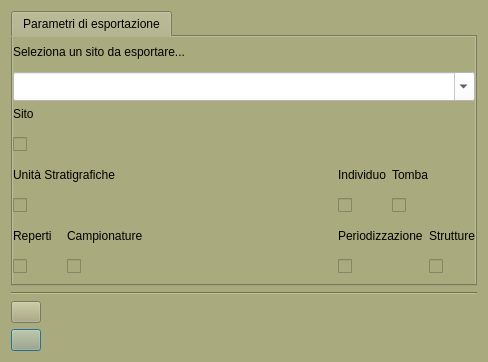
<?xml version="1.0" encoding="UTF-8"?>
<ui version="4.0">
 <class>Dialog_pdf_exp</class>
 <widget class="QDialog" name="Dialog_pdf_exp">
  <property name="windowModality">
   <enum>Qt::NonModal</enum>
  </property>
  <property name="enabled">
   <bool>true</bool>
  </property>
  <property name="geometry">
   <rect>
    <x>0</x>
    <y>0</y>
    <width>488</width>
    <height>362</height>
   </rect>
  </property>
  <property name="minimumSize">
   <size>
    <width>300</width>
    <height>279</height>
   </size>
  </property>
  <property name="maximumSize">
   <size>
    <width>488</width>
    <height>362</height>
   </size>
  </property>
  <property name="cursor">
   <cursorShape>PointingHandCursor</cursorShape>
  </property>
  <property name="windowTitle">
   <string>Impostazioni del sistema</string>
  </property>
  <property name="windowIcon">
   <iconset resource="../../resources/resources.qrc">
    <normaloff>:/icons/directoryExp.png</normaloff>:/icons/directoryExp.png</iconset>
  </property>
  <property name="styleSheet">
   <string notr="true">background-color: rgb(170, 170, 127);</string>
  </property>
  <layout class="QGridLayout" name="gridLayout_2">
   <item row="8" column="0">
    <widget class="QPushButton" name="pushButton_open_dir">
     <property name="maximumSize">
      <size>
       <width>30</width>
       <height>16777215</height>
      </size>
     </property>
     <property name="text">
      <string/>
     </property>
     <property name="icon">
      <iconset resource="../../resources/resources.qrc">
       <normaloff>:/icons/directoryExp.png</normaloff>:/icons/directoryExp.png</iconset>
     </property>
    </widget>
   </item>
   <item row="7" column="0">
    <widget class="QPushButton" name="pushButton_exp_pdf">
     <property name="maximumSize">
      <size>
       <width>30</width>
       <height>16777215</height>
      </size>
     </property>
     <property name="text">
      <string/>
     </property>
     <property name="icon">
      <iconset resource="../../resources/resources.qrc">
       <normaloff>:/icons/pdf-icon.png</normaloff>:/icons/pdf-icon.png</iconset>
     </property>
    </widget>
   </item>
   <item row="6" column="0">
    <widget class="Line" name="line">
     <property name="orientation">
      <enum>Qt::Horizontal</enum>
     </property>
    </widget>
   </item>
   <item row="5" column="0">
    <widget class="QTabWidget" name="tabWidget">
     <property name="sizePolicy">
      <sizepolicy hsizetype="Expanding" vsizetype="Expanding">
       <horstretch>200</horstretch>
       <verstretch>200</verstretch>
      </sizepolicy>
     </property>
     <property name="minimumSize">
      <size>
       <width>0</width>
       <height>275</height>
      </size>
     </property>
     <property name="maximumSize">
      <size>
       <width>16777215</width>
       <height>275</height>
      </size>
     </property>
     <property name="currentIndex">
      <number>0</number>
     </property>
     <widget class="QWidget" name="tab">
      <attribute name="title">
       <string>Parametri di esportazione</string>
      </attribute>
      <layout class="QGridLayout" name="gridLayout">
       <property name="leftMargin">
        <number>0</number>
       </property>
       <property name="topMargin">
        <number>0</number>
       </property>
       <property name="rightMargin">
        <number>0</number>
       </property>
       <property name="bottomMargin">
        <number>0</number>
       </property>
       <item row="0" column="0" colspan="4">
        <widget class="QLabel" name="label">
         <property name="text">
          <string>Seleziona un sito da esportare...</string>
         </property>
        </widget>
       </item>
       <item row="1" column="0" colspan="7">
        <widget class="QComboBox" name="comboBox_sito">
         <property name="enabled">
          <bool>true</bool>
         </property>
         <property name="sizePolicy">
          <sizepolicy hsizetype="Preferred" vsizetype="Preferred">
           <horstretch>0</horstretch>
           <verstretch>0</verstretch>
          </sizepolicy>
         </property>
         <property name="minimumSize">
          <size>
           <width>450</width>
           <height>20</height>
          </size>
         </property>
         <property name="mouseTracking">
          <bool>false</bool>
         </property>
         <property name="contextMenuPolicy">
          <enum>Qt::DefaultContextMenu</enum>
         </property>
         <property name="acceptDrops">
          <bool>false</bool>
         </property>
         <property name="styleSheet">
          <string notr="true">background-color: rgb(255, 255, 255);</string>
         </property>
         <property name="editable">
          <bool>true</bool>
         </property>
         <property name="duplicatesEnabled">
          <bool>false</bool>
         </property>
         <property name="frame">
          <bool>true</bool>
         </property>
        </widget>
       </item>
       <item row="2" column="0">
        <layout class="QVBoxLayout" name="verticalLayout">
         <item>
          <widget class="QLabel" name="label_2">
           <property name="text">
            <string>Sito</string>
           </property>
          </widget>
         </item>
         <item>
          <widget class="QCheckBox" name="checkBox_site">
           <property name="enabled">
            <bool>false</bool>
           </property>
           <property name="minimumSize">
            <size>
             <width>0</width>
             <height>35</height>
            </size>
           </property>
           <property name="toolTip">
            <string>Scheda US</string>
           </property>
           <property name="text">
            <string/>
           </property>
           <property name="icon">
            <iconset resource="../../resources/resources.qrc">
             <normaloff>:/icons/iconSite.png</normaloff>:/icons/iconSite.png</iconset>
           </property>
           <property name="iconSize">
            <size>
             <width>30</width>
             <height>30</height>
            </size>
           </property>
          </widget>
         </item>
        </layout>
       </item>
       <item row="2" column="1" colspan="6">
        <spacer name="horizontalSpacer_3">
         <property name="orientation">
          <enum>Qt::Horizontal</enum>
         </property>
         <property name="sizeHint" stdset="0">
          <size>
           <width>378</width>
           <height>20</height>
          </size>
         </property>
        </spacer>
       </item>
       <item row="3" column="0" colspan="2">
        <layout class="QVBoxLayout" name="verticalLayout_2">
         <item>
          <widget class="QLabel" name="label_3">
           <property name="text">
            <string>Unità Stratigrafiche</string>
           </property>
          </widget>
         </item>
         <item>
          <widget class="QCheckBox" name="checkBox_US">
           <property name="minimumSize">
            <size>
             <width>0</width>
             <height>35</height>
            </size>
           </property>
           <property name="toolTip">
            <string>Scheda US</string>
           </property>
           <property name="text">
            <string/>
           </property>
           <property name="icon">
            <iconset>
             <normaloff>:/icons/iconPAI.png</normaloff>:/icons/iconPAI.png</iconset>
           </property>
           <property name="iconSize">
            <size>
             <width>30</width>
             <height>30</height>
            </size>
           </property>
          </widget>
         </item>
        </layout>
       </item>
       <item row="3" column="2" colspan="2">
        <spacer name="horizontalSpacer_2">
         <property name="orientation">
          <enum>Qt::Horizontal</enum>
         </property>
         <property name="sizeHint" stdset="0">
          <size>
           <width>194</width>
           <height>20</height>
          </size>
         </property>
        </spacer>
       </item>
       <item row="3" column="4">
        <layout class="QVBoxLayout" name="verticalLayout_3">
         <item>
          <widget class="QLabel" name="label_4">
           <property name="text">
            <string>Individuo</string>
           </property>
          </widget>
         </item>
         <item>
          <widget class="QCheckBox" name="checkBox_individui">
           <property name="minimumSize">
            <size>
             <width>0</width>
             <height>35</height>
            </size>
           </property>
           <property name="toolTip">
            <string>Individui</string>
           </property>
           <property name="text">
            <string/>
           </property>
           <property name="icon">
            <iconset resource="../../resources/resources.qrc">
             <normaloff>:/icons/iconIND.png</normaloff>:/icons/iconIND.png</iconset>
           </property>
           <property name="iconSize">
            <size>
             <width>30</width>
             <height>30</height>
            </size>
           </property>
          </widget>
         </item>
        </layout>
       </item>
       <item row="3" column="5" colspan="2">
        <layout class="QVBoxLayout" name="verticalLayout_6">
         <item>
          <widget class="QLabel" name="label_7">
           <property name="text">
            <string>Tomba</string>
           </property>
          </widget>
         </item>
         <item>
          <widget class="QCheckBox" name="checkBox_tomba">
           <property name="minimumSize">
            <size>
             <width>0</width>
             <height>35</height>
            </size>
           </property>
           <property name="toolTip">
            <string>Tomba</string>
           </property>
           <property name="text">
            <string/>
           </property>
           <property name="icon">
            <iconset resource="../../resources/resources.qrc">
             <normaloff>:/icons/iconGrave.png</normaloff>:/icons/iconGrave.png</iconset>
           </property>
           <property name="iconSize">
            <size>
             <width>30</width>
             <height>30</height>
            </size>
           </property>
           <property name="tristate">
            <bool>false</bool>
           </property>
          </widget>
         </item>
        </layout>
       </item>
       <item row="4" column="0">
        <layout class="QVBoxLayout" name="verticalLayout_4">
         <item>
          <widget class="QLabel" name="label_5">
           <property name="text">
            <string>Reperti</string>
           </property>
          </widget>
         </item>
         <item>
          <widget class="QCheckBox" name="checkBox_reperti">
           <property name="minimumSize">
            <size>
             <width>0</width>
             <height>35</height>
            </size>
           </property>
           <property name="toolTip">
            <string>Inventario Materiali</string>
           </property>
           <property name="text">
            <string/>
           </property>
           <property name="icon">
            <iconset resource="../../resources/resources.qrc">
             <normaloff>:/icons/finds.png</normaloff>:/icons/finds.png</iconset>
           </property>
           <property name="iconSize">
            <size>
             <width>30</width>
             <height>30</height>
            </size>
           </property>
          </widget>
         </item>
        </layout>
       </item>
       <item row="4" column="1" colspan="2">
        <layout class="QVBoxLayout" name="verticalLayout_5">
         <item>
          <widget class="QLabel" name="label_6">
           <property name="text">
            <string>Campionature</string>
           </property>
          </widget>
         </item>
         <item>
          <widget class="QCheckBox" name="checkBox_campioni">
           <property name="minimumSize">
            <size>
             <width>0</width>
             <height>35</height>
            </size>
           </property>
           <property name="toolTip">
            <string>Tomba</string>
           </property>
           <property name="text">
            <string/>
           </property>
           <property name="icon">
            <iconset resource="../../resources/resources.qrc">
             <normaloff>:/icons/champion.png</normaloff>:/icons/champion.png</iconset>
           </property>
           <property name="iconSize">
            <size>
             <width>30</width>
             <height>30</height>
            </size>
           </property>
           <property name="tristate">
            <bool>false</bool>
           </property>
          </widget>
         </item>
        </layout>
       </item>
       <item row="4" column="3">
        <spacer name="horizontalSpacer">
         <property name="orientation">
          <enum>Qt::Horizontal</enum>
         </property>
         <property name="sizeHint" stdset="0">
          <size>
           <width>157</width>
           <height>20</height>
          </size>
         </property>
        </spacer>
       </item>
       <item row="4" column="4" colspan="2">
        <layout class="QVBoxLayout" name="verticalLayout_8">
         <item>
          <widget class="QLabel" name="label_9">
           <property name="text">
            <string>Periodizzazione</string>
           </property>
          </widget>
         </item>
         <item>
          <widget class="QCheckBox" name="checkBox_periodo">
           <property name="minimumSize">
            <size>
             <width>0</width>
             <height>35</height>
            </size>
           </property>
           <property name="toolTip">
            <string>Periodizzazione</string>
           </property>
           <property name="text">
            <string/>
           </property>
           <property name="icon">
            <iconset resource="../../resources/resources.qrc">
             <normaloff>:/icons/iconPER.png</normaloff>:/icons/iconPER.png</iconset>
           </property>
           <property name="iconSize">
            <size>
             <width>30</width>
             <height>30</height>
            </size>
           </property>
          </widget>
         </item>
        </layout>
       </item>
       <item row="4" column="6">
        <layout class="QVBoxLayout" name="verticalLayout_7">
         <item>
          <widget class="QLabel" name="label_8">
           <property name="text">
            <string>Strutture</string>
           </property>
          </widget>
         </item>
         <item>
          <widget class="QCheckBox" name="checkBox_struttura">
           <property name="minimumSize">
            <size>
             <width>0</width>
             <height>35</height>
            </size>
           </property>
           <property name="toolTip">
            <string>Strutture</string>
           </property>
           <property name="autoFillBackground">
            <bool>false</bool>
           </property>
           <property name="text">
            <string/>
           </property>
           <property name="icon">
            <iconset resource="../../resources/resources.qrc">
             <normaloff>:/icons/iconStrutt.png</normaloff>:/icons/iconStrutt.png</iconset>
           </property>
           <property name="iconSize">
            <size>
             <width>30</width>
             <height>30</height>
            </size>
           </property>
           <property name="autoRepeatInterval">
            <number>100</number>
           </property>
           <property name="tristate">
            <bool>false</bool>
           </property>
          </widget>
         </item>
        </layout>
       </item>
      </layout>
     </widget>
    </widget>
   </item>
  </layout>
 </widget>
 <resources>
  <include location="../../resources/resources.qrc"/>
 </resources>
 <connections/>
</ui>
